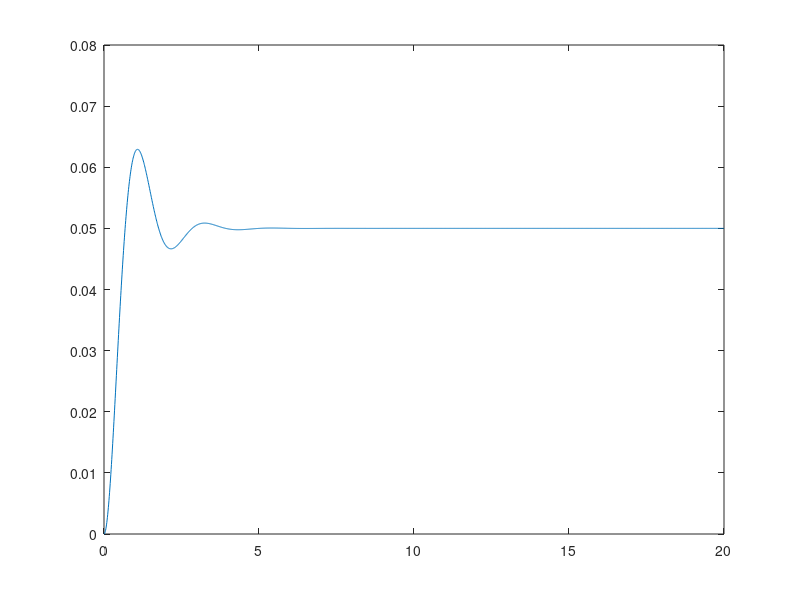

Recreate this plot in MATLAB.
m = 2
k = 20
b = 5
s = tf('s', 0)
h = 1/m/(s^2 + b/m*s + k/m)
% natural frequency and damping coefficient
w_n = sqrt(k/m)
z = b/(2*m*w_n)

t=0:0.01:20
y1=step(h,t)
plot(t,y1)

idx = find((y1 > y1(end)*1.05 | y1 < y1(end)*0.95));
% settling time
tsettling = t(idx(end)+1)


overshoot = (max(y1)/y1(end) - 1) * 100


% rise time, 10 % to 90 %
idx1 = find(y1 >= 0.1*y1(end));
idx2 = find(y1 >= 0.9*y1(end));
trise = t(idx2(1)) - t(idx1(1))


% delay time, the time to reach (commonly) 10 % of the final response
idx = find(y1 >= 0.1*y1(end));
tdelay = t(idx(1))